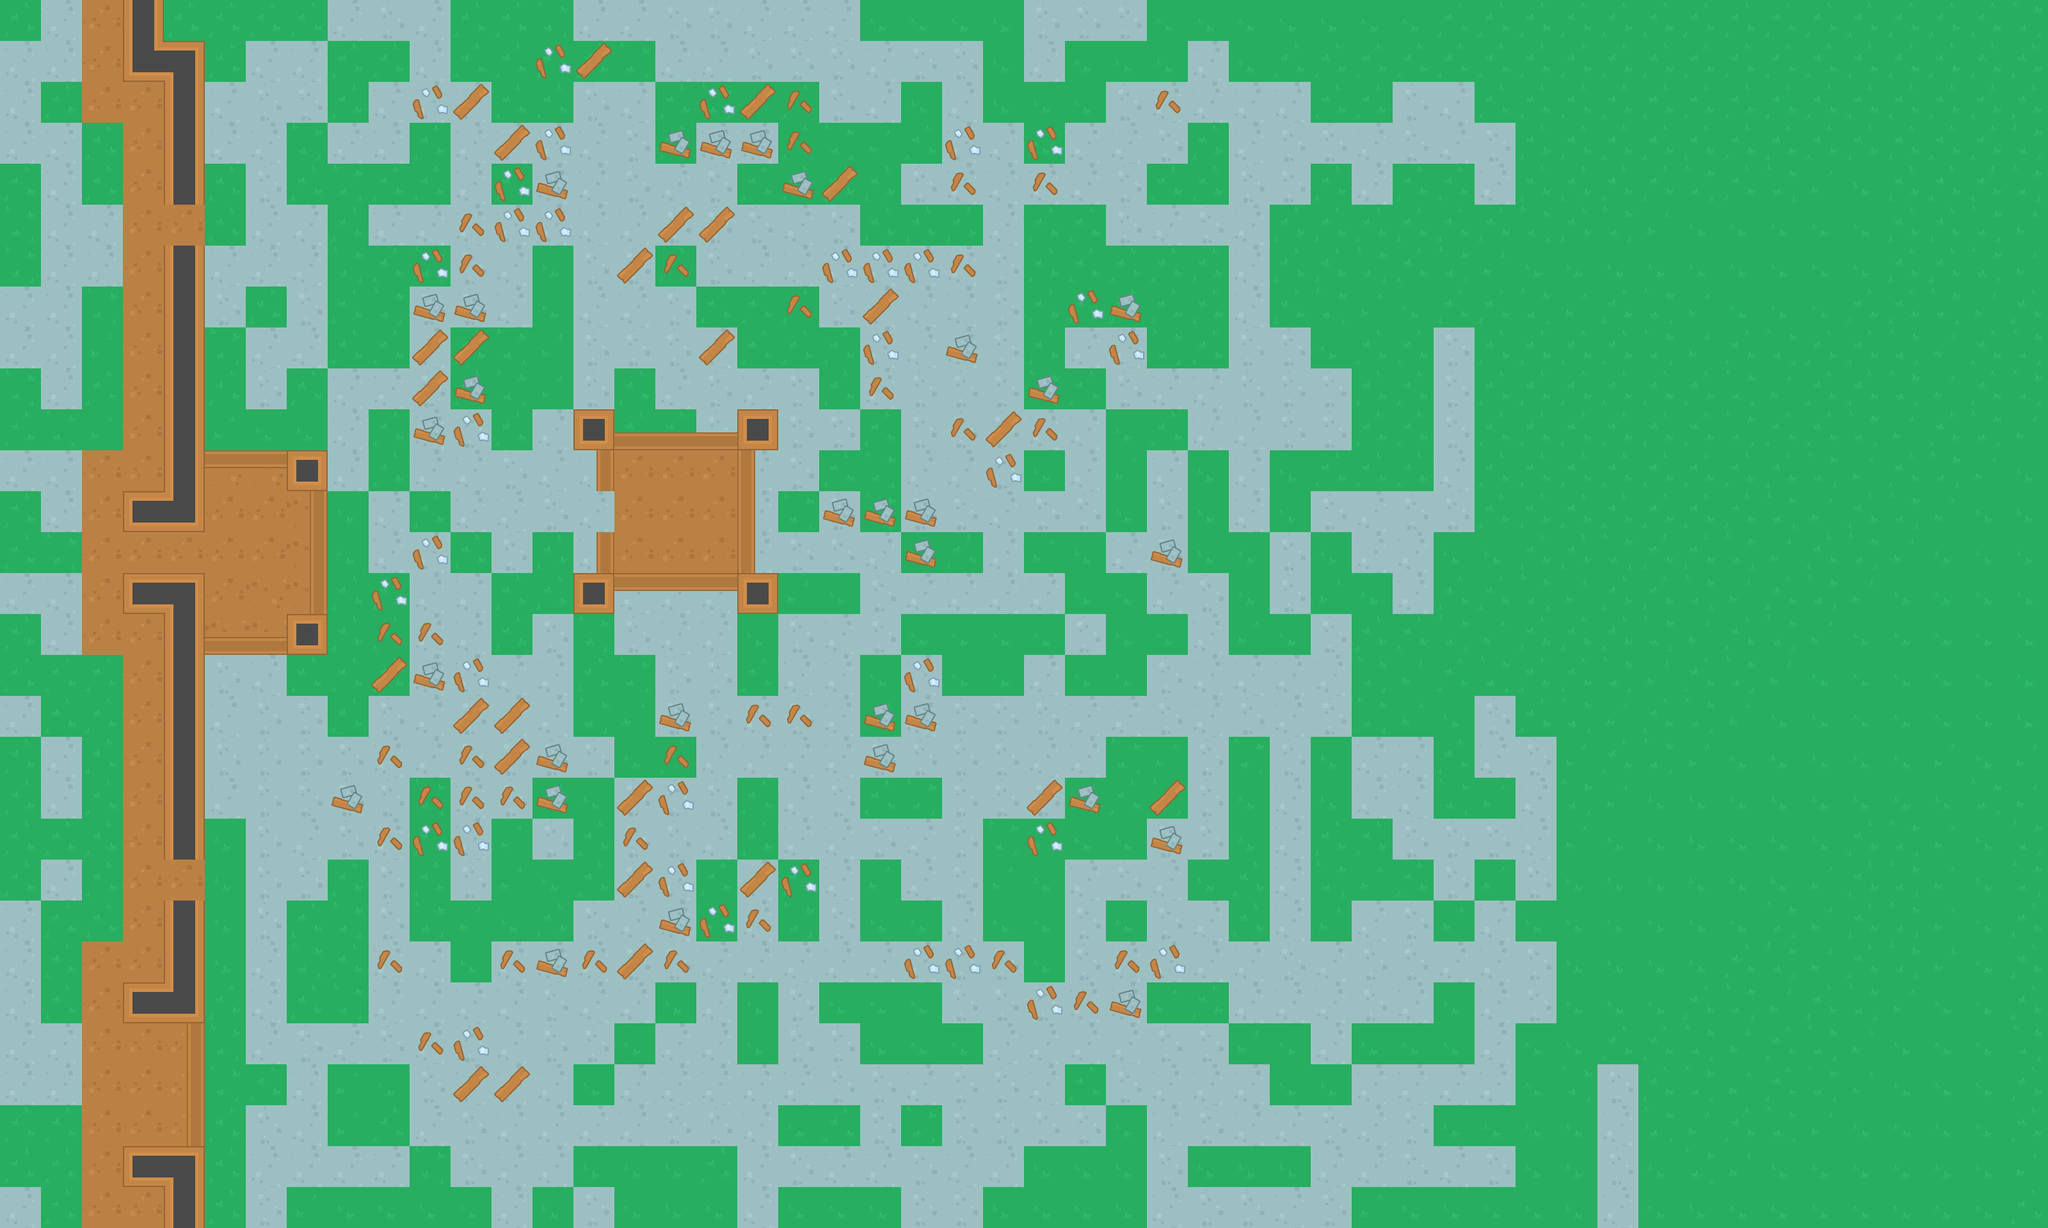

The image is a tile-based game level rendered from a .tmx file. Its description and source (layers, tilesets, objects; grid data summarised) follow:
An orthogonal 50x30 tile map with 64x64 px tiles, 4 tile layers (Ground, Walls, Items, Decorations) and 74 objects (19x M1, 16x Wall, 9x Window, 8x shotgun, 6x Ammo_box, ...).

<map version="1.0" tiledversion="1.1.6" orientation="orthogonal" renderorder="right-down" width="50" height="30" tilewidth="64" tileheight="64" infinite="0" nextobjectid="87">
 <tileset firstgid="1" source="../img/Kenny Topdown Pack.tsx" />
 <layer name="Ground" width="50" height="30">
  <data>[1500 cells, 1500 non-empty, 8 distinct tile ids]</data>
 </layer>
 <layer name="Walls" width="50" height="30">
  <data>[1500 cells, 56 non-empty, 10 distinct tile ids]</data>
 </layer>
 <layer name="Items" width="50" height="30">
  <data>[1500 cells, 0 non-empty, 0 distinct tile ids]</data>
 </layer>
 <layer name="Decorations" width="50" height="30">
  <data>[1500 cells, 124 non-empty, 4 distinct tile ids]</data>
 </layer>
 <objectgroup name="Object Layer 1">
  <object id="1" name="Player" x="832" y="768" width="64" height="64" />
  <object id="2" name="Wall" x="256" y="64" width="64" height="256" />
  <object id="3" name="Wall" x="256" y="896" width="64" height="448" />
  <object id="5" name="Wall" x="256" y="1792" width="64" height="128" />
  <object id="6" name="Wall" x="192" y="0" width="64" height="128" />
  <object id="8" name="Wall" x="192" y="896" width="64" height="64" />
  <object id="9" name="Wall" x="192" y="768" width="64" height="64" />
  <object id="10" name="Wall" x="192" y="1536" width="64" height="64" />
  <object id="11" name="Wall" x="192" y="1792" width="64" height="64" />
  <object id="14" name="Window" x="480" y="768" width="32" height="192" />
  <object id="15" name="Window" x="288" y="1600" width="32" height="192" />
  <object id="16" name="spawn" x="1856" y="1152" width="192" height="560" />
  <object id="17" name="last_known" x="64" y="320" width="64" height="64" />
  <object id="18" name="Wall" x="256" y="384" width="64" height="448" />
  <object id="19" name="Wall" x="256" y="1408" width="64" height="192" />
  <object id="20" name="last_known" x="64" y="1344" width="64" height="64" />
  <object id="21" name="Ally" type="rifle" x="256" y="1344" width="64" height="64" />
  <object id="22" name="Ally" type="M1" x="416" y="768" width="64" height="64" />
  <object id="23" name="Ally" type="M1" x="416" y="896" width="64" height="64" />
  <object id="24" name="Ally" type="rifle" x="256" y="320" width="64" height="64" />
  <object id="25" name="Ally" type="M1" x="384" y="512" width="64" height="64" />
  <object id="26" name="Ally" type="M1" x="384" y="256" width="64" height="64" />
  <object id="27" name="Ally" type="M1" x="384" y="1216" width="64" height="64" />
  <object id="28" name="Ally" type="M1" x="400" y="1680" width="64" height="64" />
  <object id="30" name="Ally" type="shotgun" x="128" y="192" width="64" height="64" />
  <object id="31" name="Ally" type="shotgun" x="128" y="448" width="64" height="64" />
  <object id="32" name="Ally" type="shotgun" x="128" y="1216" width="64" height="64" />
  <object id="33" name="Ally" type="shotgun" x="128" y="1472" width="64" height="64" />
  <object id="34" name="Ally" type="shotgun" x="128" y="1344" width="64" height="64" />
  <object id="35" name="Ally" type="shotgun" x="128" y="320" width="64" height="64" />
  <object id="36" name="Ally" type="M1" x="448" y="1024" width="64" height="64" />
  <object id="37" name="Ally" type="M1" x="448" y="640" width="64" height="64" />
  <object id="41" name="Window" x="1152" y="704" width="32" height="192" />
  <object id="42" name="Window" x="960" y="672" width="192" height="32" />
  <object id="43" name="Window" x="960" y="896" width="192" height="32" />
  <object id="44" name="Window" x="928" y="832" width="32" height="64" />
  <object id="45" name="Window" x="928" y="704" width="32" height="64" />
  <object id="50" name="Ally" type="rifle" x="1024" y="768" width="64" height="64" />
  <object id="51" name="Wall" x="896" y="640" width="64" height="64" />
  <object id="52" name="Wall" x="1152" y="640" width="64" height="64" />
  <object id="53" name="Wall" x="1152" y="896" width="64" height="64" />
  <object id="54" name="Wall" x="896" y="896" width="64" height="64" />
  <object id="55" name="Ammo_box" x="208" y="1040" width="32" height="32" />
  <object id="56" name="Ammo_box" x="208" y="720" width="32" height="32" />
  <object id="57" name="Ammo_box" x="208" y="656" width="32" height="32" />
  <object id="58" name="Ammo_box" x="208" y="592" width="32" height="32" />
  <object id="59" name="Ammo_box" x="208" y="1104" width="32" height="32" />
  <object id="60" name="Ammo_box" x="208" y="1168" width="32" height="32" />
  <object id="61" name="Ally" type="M1" x="224" y="1728" width="64" height="64" />
  <object id="62" name="Ally" type="M1" x="224" y="1664" width="64" height="64" />
  <object id="63" name="Ally" type="M1" x="832" y="896" width="64" height="64" />
  <object id="64" name="Ally" type="M1" x="832" y="640" width="64" height="64" />
  <object id="65" name="Ally" type="M1" x="896" y="960" width="64" height="64" />
  <object id="66" name="Ally" type="M1" x="896" y="576" width="64" height="64" />
  <object id="67" name="Ally" type="M1" x="384" y="1472" width="64" height="64" />
  <object id="68" name="Ally" type="M1" x="384" y="64" width="64" height="64" />
  <object id="69" name="M1" x="80" y="784" width="32" height="32" />
  <object id="70" name="Window" x="320" y="704" width="128" height="32" />
  <object id="71" name="Window" x="320" y="992" width="128" height="32" />
  <object id="72" name="Ally" type="M1" x="320" y="928" width="64" height="64" />
  <object id="73" name="Ally" type="M1" x="320" y="736" width="64" height="64" />
  <object id="74" name="Wall" x="448" y="704" width="64" height="64" />
  <object id="75" name="Wall" x="448" y="960" width="64" height="64" />
  <object id="76" name="Ally" type="rifle" x="128" y="960" width="64" height="64" />
  <object id="77" name="Ally" type="rifle" x="128" y="704" width="64" height="64" />
  <object id="78" name="armor" x="144" y="784" width="32" height="32" />
  <object id="79" name="armor" x="144" y="912" width="32" height="32" />
  <object id="80" name="Health" x="1040" y="720" width="32" height="32" />
  <object id="81" name="Health" x="1104" y="784" width="32" height="32" />
  <object id="82" name="Health" x="1040" y="848" width="32" height="32" />
  <object id="83" name="Health" x="976" y="784" width="32" height="32" />
  <object id="84" name="Ally" type="shotgun" x="1152" y="960" width="64" height="64" />
  <object id="85" name="Ally" type="shotgun" x="1152" y="576" width="64" height="64" />
  <object id="86" name="spawn" x="1856" y="0" width="192" height="560" />
 </objectgroup>
</map>
